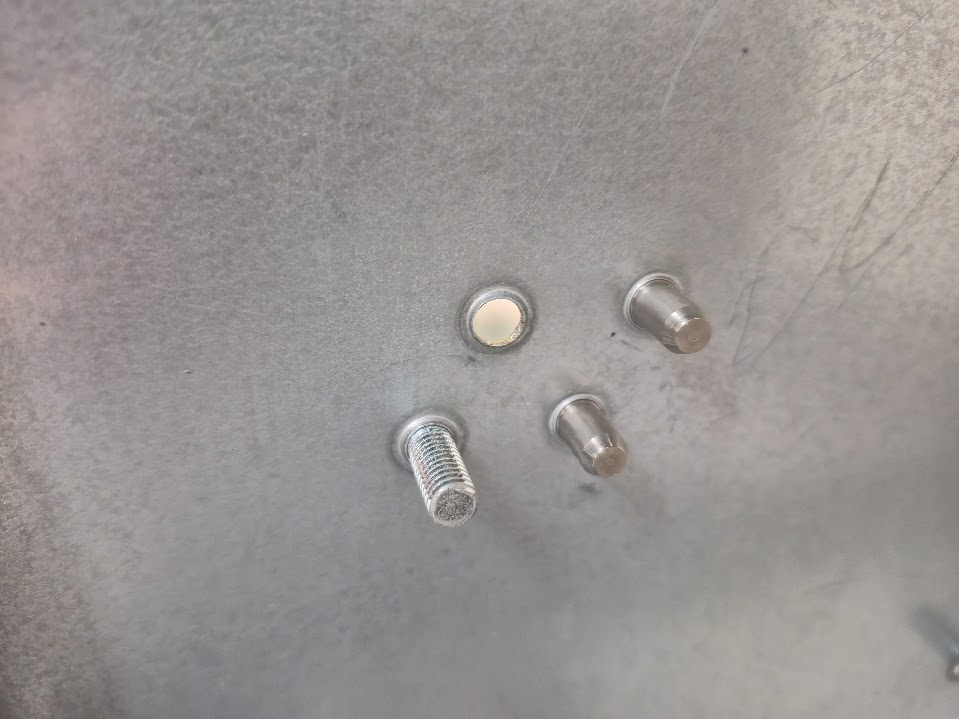
#> input picture app/src/main/assets/chassis_images/defected.jpg, 959 x 719 px
$ python scratch_robustness_study.py ../app/src/main/assets/chassis_images/c_perfect.jpg   (older library calls are emulated)
#> lines starting #> are read from the running program, lines starting #| are printed output that depends on the picture; after the words box and inside, x2 and y2 are one past the last pixel; in counts of white or black regions, pixels touching at a corner belong together; pictures that were not available may be replaced by others from this repository, and a replacement may not be noted
### python/detector_ab_study.py
"""
A/B harness for HardwareFeatureExtractor's geometry pipeline.

Ports the *current Java* detector faithfully (not EdgeComputingImprove.py, which has
diverged), then re-runs it over app/src/main/assets/chassis_images/ with individual
changes switched on, so a proposed change is judged on measured behaviour rather than
on how convincing its rationale reads.

WHAT "BETTER" MEANS HERE
------------------------
The app decides pass/fail by counting detections on the inspection photo, counting them
again on the reference photo, and failing the part on any per-type difference. The
alignment gate only lets a photo through when it shows the same area at the same
distance as the reference. So the quantity that decides the false-FAIL rate is the
spread of detection counts across photos the gate would consider interchangeable.

Groups are taken from scale_probe_study.py's CATALOGUE, which labels each asset with
(area, relative shooting distance). Photos sharing both are what the gate treats as
equivalent, so disagreement inside such a group is a false FAIL waiting to happen.

Two guards on the metric:
  * defected.jpg is excluded — it differs from reference.jpg on purpose, and counting
    that as instability would reward a detector for missing real defects.
  * Stability is always reported next to the detection level. A detector that finds one
    box per image scores a perfect spread and is worthless, so a variant only wins if
    it holds detection counts up while bringing spread down.

Run:  python python/detector_ab_study.py
Note: desktop OpenCV (4.13 here) against the app's 4.14.0 Android build. The primitives used — Canny,
morphology, findContours, bilateralFilter — are stable across that gap, but treat small
numeric differences as noise rather than signal.
"""

import time
from pathlib import Path

import cv2
import numpy as np

ASSETS = Path(__file__).resolve().parent.parent / "app/src/main/assets/chassis_images"

# ─────────────────────────────────────────────
# CONFIG — mirrors HardwareFeatureExtractor's block one-for-one.
# ─────────────────────────────────────────────
WORKING_MAX_DIM = 1280
GLARE_RATIO_THRESHOLD = 0.05
GLARE_KERNEL_SIZE = 75
CLAHE_CLIP_LIMIT = 1.0
BILATERAL_SIGMA_COLOR = 60
BILATERAL_SIGMA_SPACE = 20
CANNY_LOW_RATIO = 0.5
DILATE_KERNEL_SIZE = 5
CLOSE_KERNEL_SIZE = 7

MAX_ASPECT_RATIO = 2.5
MIN_ASPECT_RATIO = 0.4
DYNAMIC_AREA_MULTIPLIER = 0.15
OUTLIER_AREA_FACTOR = 10.0
PROXIMITY_THRESHOLD = 10
FILL_RATIO_THRESHOLD = 0.7
MAX_DETECTIONS = 300
# Whether a contour below the dynamic area floor may still join a box that passed it.
# Mirrors HardwareFeatureExtractor.RESCUE_ADJACENT_FRAGMENTS; see fragment_rescue_study.py.
RESCUE_FRAGMENTS = True

# (area, relative shooting distance) — copied from scale_probe_study.py.
CATALOGUE = {
    "screws_test.jpg": ("fasteners", 0.8),
    "stud1.jpg": ("fasteners", 1.0),
    "stud2.jpg": ("fasteners", 1.0),
    "stud3.jpg": ("fasteners", 1.0),
    "stud4.jpg": ("fasteners", 1.0),
    "screws.jpg": ("fasteners", 1.2),
    "screws-1.jpg": ("fasteners", 1.2),
    "reference.jpg": ("fasteners", 1.6),
    "defected.jpg": ("fasteners", 1.6),
    "screws2.jpg": ("fasteners", 2.5),
    "screws_two.jpg": ("fasteners", 2.5),
    "screws_three.jpg": ("fasteners", 2.8),
    "screws_flash.jpg": ("fasteners", 2.8),
    "screws_none.jpg": ("fasteners", 4.0),
    "whole screws1.jpg": ("fasteners", 10.0),
    "whole screws2.jpg": ("fasteners", 10.0),
    "whole screws3.jpg": ("fasteners", 10.0),
    "head1.jpg": ("heads", 1.0),
    "head2.jpg": ("heads", 1.0),
    "head3.jpg": ("heads", 1.0),
    "head4.jpg": ("heads", 1.0),
    "hole1.jpg": ("bracket", 1.0),
    "hole2.jpg": ("bracket", 1.2),
    "corner.jpg": ("corner", 1.0),
    "zero.jpg": ("zero", 1.0),
    "one.jpg": ("one", 1.0),
    "three.jpg": ("three", 1.0),
    "whole.jpg": ("plate", 1.0),
    "whole_light.jpg": ("plate", 1.0),
}

# Differs from its group on purpose; excluded from the stability metric.
DEFECT_ASSETS = {"defected.jpg"}


# [8 lines left out: function interchangeable_groups, not called in this run]


def load_working_image(path):
    """Mirrors loadBitmap(): longest edge scaled to exactly WORKING_MAX_DIM."""
    img = cv2.imread(str(path), cv2.IMREAD_COLOR)
#> img is the input picture: shape (719, 959, 3); mean B, G, R 146.2, 148.1, 152.6
    if img is None:
        return None
    h, w = img.shape[:2]
    longest = max(w, h)
    if longest > WORKING_MAX_DIM:
        f = WORKING_MAX_DIM / longest
        img = cv2.resize(img, (max(1, round(w * f)), max(1, round(h * f))),
                         interpolation=cv2.INTER_AREA)
    return img


# [51 lines left out: functions bilateral_d_for, compute_edges, not called in this run]


def remove_nested_indices(boxes, apply_aspect_guard=True):
    """Indices removeNestedBoxes() keeps, so a caller can carry per-box state through it."""
    out = []
    for i, r1 in enumerate(boxes):
        inside = False
        for j, r2 in enumerate(boxes):
            if i == j:
                continue
            if apply_aspect_guard:
                aspect = r2[2] / r2[3]
                if aspect > MAX_ASPECT_RATIO or aspect < MIN_ASPECT_RATIO:
                    continue
            if (r1[0] >= r2[0] and r1[1] >= r2[1]
                    and r1[0] + r1[2] <= r2[0] + r2[2]
                    and r1[1] + r1[3] <= r2[1] + r2[3]):
                inside = True
                break
        if not inside:
            out.append(i)
    return out


def remove_nested(boxes, apply_aspect_guard=True):
    """removeNestedBoxes(). apply_aspect_guard=False drops the guard under test."""
    return [boxes[i] for i in remove_nested_indices(boxes, apply_aspect_guard)]


def adjacent(r1, r2, threshold=PROXIMITY_THRESHOLD):
    """The merge stage's own proximity test, as a predicate."""
    h_gap = max(0, max(r1[0], r2[0]) - min(r1[0] + r1[2], r2[0] + r2[2]))
    v_gap = max(0, max(r1[1], r2[1]) - min(r1[1] + r1[3], r2[1] + r2[3]))
    return h_gap <= threshold and v_gap <= threshold


def merge_nearby(boxes, threshold=PROXIMITY_THRESHOLD, anchors=None):
    """
    mergeNearbyBoxes(). With `anchors` (one bool per box, True = passed the area floor),
    the flag is OR-ed through every merge and returned alongside the boxes, so the caller
    can drop groups made only of rescued fragments.
    """
    working = list(boxes)
    content = [float(r[2] * r[3]) for r in boxes]
    anchor = [True] * len(boxes) if anchors is None else list(anchors)
    changed = True
    while changed:
        changed = False
        nxt, nxt_content, nxt_anchor = [], [], []
        skipped = [False] * len(working)
        for i in range(len(working)):
            if skipped[i]:
                continue
            r1, c1, a1 = working[i], content[i], anchor[i]
            skipped[i] = True
            for j in range(i + 1, len(working)):
                if skipped[j]:
                    continue
                if adjacent(r1, working[j], threshold):
                    r2 = working[j]
                    nx, ny = min(r1[0], r2[0]), min(r1[1], r2[1])
                    nw = max(r1[0] + r1[2], r2[0] + r2[2]) - nx
                    nh = max(r1[1] + r1[3], r2[1] + r2[3]) - ny
                    merged_content = c1 + content[j]
                    if merged_content >= nw * nh * FILL_RATIO_THRESHOLD:
                        r1, c1 = (nx, ny, nw, nh), merged_content
                        a1 = a1 or anchor[j]
                        skipped[j] = True
                        changed = True
            nxt.append(r1)
            nxt_content.append(c1)
            nxt_anchor.append(a1)
        working, content, anchor = nxt, nxt_content, nxt_anchor
    return (working, anchor) if anchors is not None else working


def find_feature_boxes(edges, cap_early=False, aspect_guard=True, rescue=None, min_area=None):
    """min_area, when given, replaces the dynamic area floor -- segmentation_mask_study uses
    it to carry the floor of the UNMASKED photograph into the masked one."""
    contours, _ = cv2.findContours(edges, cv2.RETR_EXTERNAL, cv2.CHAIN_APPROX_SIMPLE)

    valid_boxes, valid_areas = [], []
    for c in contours:
        x, y, w, h = cv2.boundingRect(c)
        if h == 0:
            continue
        aspect = w / h
        if aspect > MAX_ASPECT_RATIO or aspect < MIN_ASPECT_RATIO:
            continue
        valid_boxes.append((x, y, w, h))
        valid_areas.append(cv2.contourArea(c))

    stats = {"contours": len(contours), "passed_geometry": len(valid_boxes),
             "passed_area": 0, "capped": False}
    if not valid_boxes:
        return [], stats

    ascending = sorted(valid_areas)
    median_area = ascending[len(ascending) // 2]
    ceiling = median_area * OUTLIER_AREA_FACTOR
    pool = [a for a in valid_areas if a <= ceiling]
    if len(pool) < 3:
        pool = list(valid_areas)
    pool.sort(reverse=True)
    reference_area = sum(pool[:3]) / min(3, len(pool))
    dynamic_min_area = max(25.0, reference_area * DYNAMIC_AREA_MULTIPLIER)
    if min_area is not None:
        dynamic_min_area = min_area
    stats["dynamic_min_area"] = dynamic_min_area

    sized = [b for b, a in zip(valid_boxes, valid_areas) if a >= dynamic_min_area]
    stats["passed_area"] = len(sized)

    # A contour below the floor that TOUCHES one above it is a fragment of that feature
    # rather than noise of its own: Canny breaks a low-contrast outline into pieces, and the
    # floor runs before the merge that would have rejoined them. Such a fragment is carried
    # into the merge but can never become a box of its own. See fragment_rescue_study.py.
    do_rescue = RESCUE_FRAGMENTS if rescue is None else rescue
    rescued = []
    if do_rescue and sized:
        rescued = [b for b, a in zip(valid_boxes, valid_areas)
                   if a < dynamic_min_area and any(adjacent(b, s) for s in sized)]
    stats["rescued"] = len(rescued)

    if cap_early and len(sized) > MAX_DETECTIONS:
        # Bound the input to the O(n^2) stages instead of only their output.
        sized = sorted(sized, key=lambda r: r[2] * r[3], reverse=True)[:MAX_DETECTIONS]
        rescued = []
        stats["capped"] = True

    candidates = sized + rescued
    anchors = [True] * len(sized) + [False] * len(rescued)
    kept = remove_nested_indices(candidates, apply_aspect_guard=aspect_guard)
    de_nested = [candidates[i] for i in kept]
    de_anchors = [anchors[i] for i in kept]
    boxes, box_anchors = merge_nearby(de_nested, anchors=de_anchors)
    # A group of rescued fragments that never reached a box above the floor stays dropped.
    boxes = [b for b, a in zip(boxes, box_anchors) if a]

    if len(boxes) > MAX_DETECTIONS:
        boxes = sorted(boxes, key=lambda r: r[2] * r[3], reverse=True)[:MAX_DETECTIONS]
        stats["capped"] = True

    return boxes, stats


# [96 lines left out: functions run_variant, stability, pathological_case, main, not called in this run]


# [2 lines that do not run on import are left out]

### python/background_mask_study.py
"""
Excluding what is not the chassis, and why the fill is the plate's grey rather than white.

THE PROBLEM
-----------
A wide shot catches the bench, the floor, a rack of stock or a tool lying beside the part, and
every one of those yields contours the detector offers as candidate hardware. The ground-truth
file already names two: hole1.jpg's "fourth box lands on the shadowed region at right",
hole2.jpg's "bench-edge artefacts along the bottom". whole screws1-3.jpg carry a strip of
cluttered floor down the left edge; three.jpg has a dark object across the bottom.

WHAT SEPARATES CHASSIS FROM BACKGROUND
--------------------------------------
Not brightness. Keying on it fails in the dangerous direction — a specular highlight and a
lighting gradient are both far from the plate's modal grey, so a brightness rule whited out
24% of screws_flash.jpg and 18% of head2.jpg, all of it chassis, while missing the bench.

Clutter does. Canny density over a margin strip against the same image's centre:

    has background   whole screws1 left 2.3%   screws2 left 6.1%   screws3 left 4.3%
    no background    every margin of every close-up <= 0.7%   (centres ~0.3%)

A second, independent signature covers a flat dark object lying over the part (three.jpg's
bottom strip: mean 38.8 against a plate at 146), which is dark rather than cluttered.

CLUTTER ALONE OVER-REACHED
--------------------------
The panel's own fold is a crisp structural edge, so it reads as cluttered; being connected to
the true background it was swallowed into the same region, and the mask covered 22.1% of
whole screws2.jpg and 20.8% of whole screws3.jpg -- a good part of it chassis. Requiring the
region to be BOTH cluttered AND a different local brightness from the plate leaves the fold
alone, because a fold is the same metal as the panel beside it:

                      clutter only    + unlikeness 30
    whole screws1.jpg        4.7%               2.5%
    whole screws2.jpg       22.0%               7.4%
    whole screws3.jpg       20.8%               7.8%
    three.jpg               21.8%              21.5%   (dark object, caught by the dark test)
    every close-up           0.0%               0.0%

It costs some false positives -- weighted 11 to 14, against 19 for no mask at all -- but
misses stay at 3, the same as no mask, where the looser rule cost 4. Under-covering the
background is the safe direction; shading the part is not.

THE SAFETY PROPERTY
-------------------
A region counts as background only if it TOUCHES THE FRAME BORDER. An interior region can
never be removed, so a fastener, the shadow beside one, or a dark recess in the middle of the
part is safe however dark or busy it is. Section 2 checks it: of the detections the mask
removes, none is a fastener.

WHITE IS DESTRUCTIVE
--------------------
The obvious fill is white. It moves the intensity histogram, and the edge stage derives
Canny's thresholds from that histogram by Otsu, so the thresholds go wrong everywhere. Filling
with the median grey of everything outside the mask leaves the histogram where it was and
raises no seam for Canny to find. The app therefore fills with the plate's grey for the
detector and paints the same region white on the overlay the operator looks at — white is what
it means to a person, not what it meant to Canny. Section 3 is the evidence.

Run:  python python/background_mask_study.py
"""

import os
import sys

import numpy as np

try:
    import cv2
except ImportError:
    sys.exit("opencv-python is required: pip install opencv-python")

sys.path.insert(0, os.path.dirname(os.path.abspath(__file__)))

import detector_ab_study as D  # noqa: E402
import detection_ground_truth as GTRUTH  # noqa: E402
import hybrid_v2_study as HV  # noqa: E402
import adaptive_preprocessing_study as A  # noqa: E402

# Mirrors ml/ChassisMask.java one for one.
MASK_WIDTH = 320
CLUTTER_WINDOW = 25
CLUTTER_MULTIPLE = 4.0
CLUTTER_FLOOR = 0.02
DARK_RATIO = 0.40
PLATE_UNLIKENESS = 30.0
MIN_BACKGROUND_FRACTION = 0.01
CENTRE_FRACTION = 0.4
MAX_BACKGROUND_FRACTION = 0.45

V6 = A.LADDER["medium"]
SEAM = cv2.getStructuringElement(cv2.MORPH_ELLIPSE, (15, 15))


def background_mask(bgr):
    """True where the pixel is not the chassis. See ml/ChassisMask.of()."""
    h0, w0 = bgr.shape[:2]
    scale = MASK_WIDTH / float(w0)
    small = cv2.resize(bgr, (MASK_WIDTH, max(1, int(round(h0 * scale)))),
                       interpolation=cv2.INTER_AREA)
    gray = cv2.cvtColor(small, cv2.COLOR_BGR2GRAY)
    h, w = gray.shape

    edges = (cv2.Canny(cv2.GaussianBlur(gray, (5, 5), 0), 60, 160) > 0).astype(np.float32)
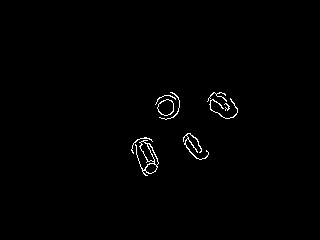
#> edges: shape (240, 320) float32; values 0 (black) and 1 (white), 0.82% white in thin lines or dots, all inside (x1, y1, x2, y2) = (131, 92, 238, 176)
    clutter = cv2.boxFilter(edges, -1, (CLUTTER_WINDOW, CLUTTER_WINDOW))
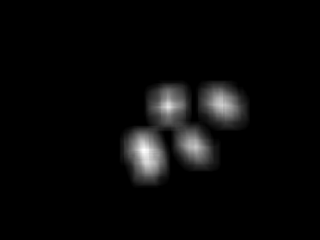
#> clutter: shape (240, 320) float32; min 0, max 0.237, mean 0.00823; drawn with min black and max white

    cy0, cy1 = int(h * (0.5 - CENTRE_FRACTION / 2)), int(h * (0.5 + CENTRE_FRACTION / 2))
    cx0, cx1 = int(w * (0.5 - CENTRE_FRACTION / 2)), int(w * (0.5 + CENTRE_FRACTION / 2))
    plate_clutter = float(np.median(clutter[cy0:cy1, cx0:cx1]))
#> plate_clutter = 0.0192
    plate_grey = float(np.median(gray[cy0:cy1, cx0:cx1]))
#> plate_grey = 154
    limit = max(CLUTTER_FLOOR, CLUTTER_MULTIPLE * plate_clutter)
#> limit = 0.0768

    # Clutter must be accompanied by a real difference in local brightness, or the panel's
    # own fold — a crisp edge in the same metal — is swallowed along with the background.
    local = cv2.medianBlur(gray, 31).astype(np.int16)
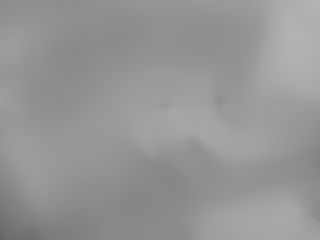
#> local: shape (240, 320) int16; min 98, max 182, mean 149.2
    unlike = np.abs(local - int(plate_grey)) > PLATE_UNLIKENESS
#> unlike: shape (240, 320) bool; 1.3% white; 1 white region, box (x1, y1, x2, y2) and area: (0, 200, 56, 240) 965
    foreign = (((clutter > limit) & unlike) | (gray < DARK_RATIO * plate_grey)).astype(np.uint8)
#> foreign: shape (240, 320); every value is 0
#> (the rest of the program and of its run is left out)
